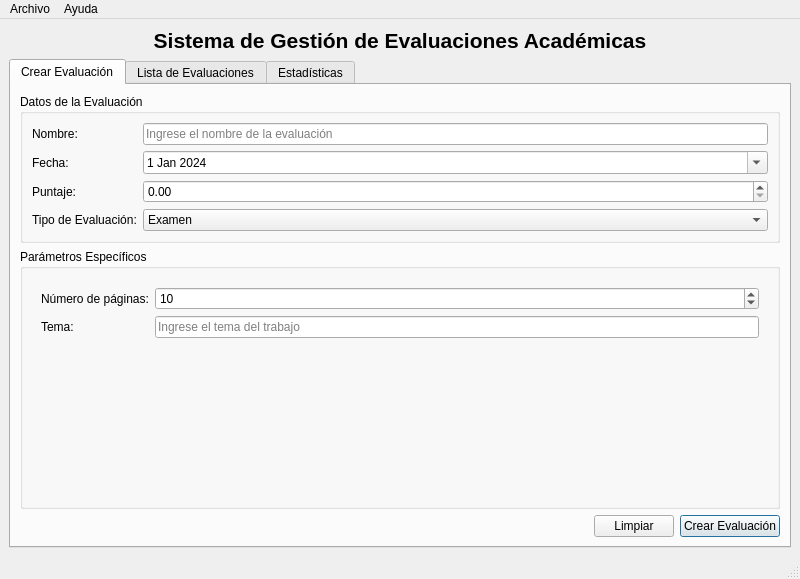
<?xml version="1.0" encoding="UTF-8"?>
<ui version="4.0">
 <class>vntEvaluacion</class>
 <widget class="QMainWindow" name="vntEvaluacion">
  <property name="geometry">
   <rect>
    <x>0</x>
    <y>0</y>
    <width>800</width>
    <height>579</height>
   </rect>
  </property>
  <property name="windowTitle">
   <string>Sistema de Gestión de Evaluaciones</string>
  </property>
  <widget class="QWidget" name="centralwidget">
   <layout class="QVBoxLayout" name="verticalLayout_main">
    <item>
     <widget class="QLabel" name="lblTitulo">
      <property name="font">
       <font>
        <pointsize>16</pointsize>
        <bold>true</bold>
       </font>
      </property>
      <property name="text">
       <string>Sistema de Gestión de Evaluaciones Académicas</string>
      </property>
      <property name="alignment">
       <set>Qt::AlignmentFlag::AlignCenter</set>
      </property>
     </widget>
    </item>
    <item>
     <widget class="QTabWidget" name="tabWidget">
      <property name="currentIndex">
       <number>0</number>
      </property>
      <widget class="QWidget" name="tab_crear">
       <attribute name="title">
        <string>Crear Evaluación</string>
       </attribute>
       <layout class="QVBoxLayout" name="verticalLayout_crear">
        <item>
         <widget class="QGroupBox" name="groupBox_datos">
          <property name="title">
           <string>Datos de la Evaluación</string>
          </property>
          <layout class="QFormLayout" name="formLayout">
           <item row="0" column="0">
            <widget class="QLabel" name="lblNombre">
             <property name="text">
              <string>Nombre:</string>
             </property>
            </widget>
           </item>
           <item row="0" column="1">
            <widget class="QLineEdit" name="txtNombre">
             <property name="placeholderText">
              <string>Ingrese el nombre de la evaluación</string>
             </property>
            </widget>
           </item>
           <item row="1" column="0">
            <widget class="QLabel" name="lblFecha">
             <property name="text">
              <string>Fecha:</string>
             </property>
            </widget>
           </item>
           <item row="1" column="1">
            <widget class="QDateEdit" name="dateEdit_fecha">
             <property name="calendarPopup">
              <bool>true</bool>
             </property>
             <property name="date">
              <date>
               <year>2024</year>
               <month>1</month>
               <day>1</day>
              </date>
             </property>
            </widget>
           </item>
           <item row="2" column="0">
            <widget class="QLabel" name="lblPuntaje">
             <property name="text">
              <string>Puntaje:</string>
             </property>
            </widget>
           </item>
           <item row="2" column="1">
            <widget class="QDoubleSpinBox" name="doubleSpinBox_puntaje">
             <property name="maximum">
              <double>100.000000000000000</double>
             </property>
             <property name="singleStep">
              <double>0.500000000000000</double>
             </property>
            </widget>
           </item>
           <item row="3" column="0">
            <widget class="QLabel" name="lblTipoEvaluacion">
             <property name="text">
              <string>Tipo de Evaluación:</string>
             </property>
            </widget>
           </item>
           <item row="3" column="1">
            <widget class="QComboBox" name="cbTipo">
             <item>
              <property name="text">
               <string>Examen</string>
              </property>
             </item>
             <item>
              <property name="text">
               <string>Trabajo</string>
              </property>
             </item>
             <item>
              <property name="text">
               <string>Presentación</string>
              </property>
             </item>
            </widget>
           </item>
          </layout>
         </widget>
        </item>
        <item>
         <widget class="QGroupBox" name="groupBox_parametros">
          <property name="title">
           <string>Parámetros Específicos</string>
          </property>
          <layout class="QVBoxLayout" name="verticalLayout_parametros">
           <item>
            <widget class="QStackedWidget" name="stackedWidget_parametros">
             <property name="currentIndex">
              <number>1</number>
             </property>
             <widget class="QWidget" name="page_examen">
              <layout class="QFormLayout" name="formLayout_examen">
               <item row="0" column="0">
                <widget class="QLabel" name="lblDuracion">
                 <property name="text">
                  <string>Duración (minutos):</string>
                 </property>
                </widget>
               </item>
               <item row="0" column="1">
                <widget class="QSpinBox" name="spinBox_duracion">
                 <property name="minimum">
                  <number>15</number>
                 </property>
                 <property name="maximum">
                  <number>300</number>
                 </property>
                 <property name="value">
                  <number>120</number>
                 </property>
                </widget>
               </item>
               <item row="1" column="0">
                <widget class="QLabel" name="lblPreguntas">
                 <property name="text">
                  <string>Número de preguntas:</string>
                 </property>
                </widget>
               </item>
               <item row="1" column="1">
                <widget class="QSpinBox" name="spinBox_preguntas">
                 <property name="minimum">
                  <number>1</number>
                 </property>
                 <property name="maximum">
                  <number>100</number>
                 </property>
                 <property name="value">
                  <number>20</number>
                 </property>
                </widget>
               </item>
              </layout>
             </widget>
             <widget class="QWidget" name="page_trabajo">
              <layout class="QFormLayout" name="formLayout_trabajo">
               <item row="0" column="0">
                <widget class="QLabel" name="lblPaginas">
                 <property name="text">
                  <string>Número de páginas:</string>
                 </property>
                </widget>
               </item>
               <item row="0" column="1">
                <widget class="QSpinBox" name="spinBox_paginas">
                 <property name="minimum">
                  <number>1</number>
                 </property>
                 <property name="maximum">
                  <number>100</number>
                 </property>
                 <property name="value">
                  <number>10</number>
                 </property>
                </widget>
               </item>
               <item row="1" column="0">
                <widget class="QLabel" name="label_tema">
                 <property name="text">
                  <string>Tema:</string>
                 </property>
                </widget>
               </item>
               <item row="1" column="1">
                <widget class="QLineEdit" name="txtTema">
                 <property name="placeholderText">
                  <string>Ingrese el tema del trabajo</string>
                 </property>
                </widget>
               </item>
              </layout>
             </widget>
             <widget class="QWidget" name="page_presentacion">
              <layout class="QFormLayout" name="formLayout_presentacion">
               <item row="0" column="0">
                <widget class="QLabel" name="lblDuracionPres">
                 <property name="text">
                  <string>Duración (minutos):</string>
                 </property>
                </widget>
               </item>
               <item row="0" column="1">
                <widget class="QSpinBox" name="spinBox_duracion_pres">
                 <property name="minimum">
                  <number>5</number>
                 </property>
                 <property name="maximum">
                  <number>60</number>
                 </property>
                 <property name="value">
                  <number>15</number>
                 </property>
                </widget>
               </item>
               <item row="1" column="0">
                <widget class="QLabel" name="lblAudiencia">
                 <property name="text">
                  <string>Tamaño de audiencia:</string>
                 </property>
                </widget>
               </item>
               <item row="1" column="1">
                <widget class="QSpinBox" name="spinBox_audiencia">
                 <property name="minimum">
                  <number>1</number>
                 </property>
                 <property name="maximum">
                  <number>100</number>
                 </property>
                 <property name="value">
                  <number>25</number>
                 </property>
                </widget>
               </item>
              </layout>
             </widget>
            </widget>
           </item>
          </layout>
         </widget>
        </item>
        <item>
         <layout class="QHBoxLayout" name="horizontalLayout_botones_crear">
          <item>
           <spacer name="horizontalSpacer">
            <property name="orientation">
             <enum>Qt::Orientation::Horizontal</enum>
            </property>
            <property name="sizeHint" stdset="0">
             <size>
              <width>40</width>
              <height>20</height>
             </size>
            </property>
           </spacer>
          </item>
          <item>
           <widget class="QPushButton" name="btnLimpiar">
            <property name="text">
             <string>Limpiar</string>
            </property>
           </widget>
          </item>
          <item>
           <widget class="QPushButton" name="btnCrear">
            <property name="text">
             <string>Crear Evaluación</string>
            </property>
            <property name="default">
             <bool>true</bool>
            </property>
           </widget>
          </item>
         </layout>
        </item>
       </layout>
      </widget>
      <widget class="QWidget" name="tab_lista">
       <attribute name="title">
        <string>Lista de Evaluaciones</string>
       </attribute>
       <layout class="QVBoxLayout" name="verticalLayout_lista">
        <item>
         <layout class="QHBoxLayout" name="horizontalLayout_filtros">
          <item>
           <widget class="QLabel" name="lblFiltro">
            <property name="text">
             <string>Filtrar por tipo:</string>
            </property>
           </widget>
          </item>
          <item>
           <widget class="QComboBox" name="cbFiltro">
            <item>
             <property name="text">
              <string>Todos</string>
             </property>
            </item>
            <item>
             <property name="text">
              <string>Examen</string>
             </property>
            </item>
            <item>
             <property name="text">
              <string>Trabajo</string>
             </property>
            </item>
            <item>
             <property name="text">
              <string>Presentación</string>
             </property>
            </item>
           </widget>
          </item>
          <item>
           <spacer name="horizontalSpacer_2">
            <property name="orientation">
             <enum>Qt::Orientation::Horizontal</enum>
            </property>
            <property name="sizeHint" stdset="0">
             <size>
              <width>40</width>
              <height>20</height>
             </size>
            </property>
           </spacer>
          </item>
          <item>
           <widget class="QPushButton" name="btnActualizar">
            <property name="text">
             <string>Actualizar</string>
            </property>
           </widget>
          </item>
         </layout>
        </item>
        <item>
         <widget class="QTableWidget" name="tableWidget_evaluaciones">
          <property name="alternatingRowColors">
           <bool>true</bool>
          </property>
          <property name="selectionBehavior">
           <enum>QAbstractItemView::SelectionBehavior::SelectRows</enum>
          </property>
          <property name="sortingEnabled">
           <bool>true</bool>
          </property>
          <column>
           <property name="text">
            <string>Nombre</string>
           </property>
          </column>
          <column>
           <property name="text">
            <string>Tipo</string>
           </property>
          </column>
          <column>
           <property name="text">
            <string>Fecha</string>
           </property>
          </column>
          <column>
           <property name="text">
            <string>Puntaje</string>
           </property>
          </column>
          <column>
           <property name="text">
            <string>Nota Calculada</string>
           </property>
          </column>
         </widget>
        </item>
        <item>
         <layout class="QHBoxLayout" name="horizontalLayout_botones_lista">
          <item>
           <widget class="QPushButton" name="btnVerDetalle">
            <property name="text">
             <string>Ver Detalle</string>
            </property>
           </widget>
          </item>
          <item>
           <widget class="QPushButton" name="btnEditar">
            <property name="text">
             <string>Editar</string>
            </property>
           </widget>
          </item>
          <item>
           <widget class="QPushButton" name="btnEliminar">
            <property name="text">
             <string>Eliminar</string>
            </property>
           </widget>
          </item>
          <item>
           <spacer name="horizontalSpacer_3">
            <property name="orientation">
             <enum>Qt::Orientation::Horizontal</enum>
            </property>
            <property name="sizeHint" stdset="0">
             <size>
              <width>40</width>
              <height>20</height>
             </size>
            </property>
           </spacer>
          </item>
         </layout>
        </item>
       </layout>
      </widget>
      <widget class="QWidget" name="tab_estadisticas">
       <attribute name="title">
        <string>Estadísticas</string>
       </attribute>
       <layout class="QVBoxLayout" name="verticalLayout_estadisticas">
        <item>
         <widget class="QGroupBox" name="groupBox_resumen">
          <property name="title">
           <string>Resumen General</string>
          </property>
          <layout class="QGridLayout" name="gridLayout_resumen">
           <item row="0" column="0">
            <widget class="QLabel" name="lblTotalEval">
             <property name="text">
              <string>Total de Evaluaciones:</string>
             </property>
            </widget>
           </item>
           <item row="0" column="1">
            <widget class="QLabel" name="lblTotalNumero">
             <property name="font">
              <font>
               <bold>true</bold>
              </font>
             </property>
             <property name="text">
              <string>0</string>
             </property>
            </widget>
           </item>
           <item row="1" column="0">
            <widget class="QLabel" name="lblPromedio">
             <property name="text">
              <string>Promedio General:</string>
             </property>
            </widget>
           </item>
           <item row="1" column="1">
            <widget class="QLabel" name="lblPromedioNumero">
             <property name="font">
              <font>
               <bold>true</bold>
              </font>
             </property>
             <property name="text">
              <string>0.0</string>
             </property>
            </widget>
           </item>
           <item row="2" column="0">
            <widget class="QLabel" name="lblMejor">
             <property name="text">
              <string>Mejor Evaluación:</string>
             </property>
            </widget>
           </item>
           <item row="2" column="1">
            <widget class="QLabel" name="lblMejorNombre">
             <property name="font">
              <font>
               <bold>true</bold>
              </font>
             </property>
             <property name="text">
              <string>N/A</string>
             </property>
            </widget>
           </item>
          </layout>
         </widget>
        </item>
        <item>
         <widget class="QGroupBox" name="groupBox_por_tipo">
          <property name="title">
           <string>Estadísticas por Tipo</string>
          </property>
          <layout class="QVBoxLayout" name="verticalLayout_tipos">
           <item>
            <widget class="QTextEdit" name="textEdit_estadisticas">
             <property name="readOnly">
              <bool>true</bool>
             </property>
             <property name="html">
              <string>&lt;!DOCTYPE HTML PUBLIC &quot;-//W3C//DTD HTML 4.0//EN&quot; &quot;http://www.w3.org/TR/REC-html40/strict.dtd&quot;&gt;
&lt;html&gt;&lt;head&gt;&lt;meta name=&quot;qrichtext&quot; content=&quot;1&quot; /&gt;&lt;meta charset=&quot;utf-8&quot; /&gt;&lt;style type=&quot;text/css&quot;&gt;
p, li { white-space: pre-wrap; }
hr { height: 1px; border-width: 0; }
li.unchecked::marker { content: &quot;\2610&quot;; }
li.checked::marker { content: &quot;\2612&quot;; }
&lt;/style&gt;&lt;/head&gt;&lt;body style=&quot; font-family:'Segoe UI'; font-size:9pt; font-weight:400; font-style:normal;&quot;&gt;
&lt;p style=&quot; margin-top:0px; margin-bottom:0px; margin-left:0px; margin-right:0px; -qt-block-indent:0; text-indent:0px;&quot;&gt;&lt;span style=&quot; font-family:'MS Shell Dlg 2'; font-size:8pt;&quot;&gt;No hay evaluaciones registradas aún.&lt;/span&gt;&lt;/p&gt;&lt;/body&gt;&lt;/html&gt;</string>
             </property>
            </widget>
           </item>
          </layout>
         </widget>
        </item>
        <item>
         <spacer name="verticalSpacer">
          <property name="orientation">
           <enum>Qt::Orientation::Vertical</enum>
          </property>
          <property name="sizeHint" stdset="0">
           <size>
            <width>20</width>
            <height>40</height>
           </size>
          </property>
         </spacer>
        </item>
       </layout>
      </widget>
     </widget>
    </item>
   </layout>
  </widget>
  <widget class="QMenuBar" name="menubar">
   <property name="geometry">
    <rect>
     <x>0</x>
     <y>0</y>
     <width>800</width>
     <height>33</height>
    </rect>
   </property>
   <widget class="QMenu" name="menuArchivo">
    <property name="title">
     <string>Archivo</string>
    </property>
    <addaction name="actionNuevo"/>
    <addaction name="actionAbrir"/>
    <addaction name="actionGuardar"/>
    <addaction name="separator"/>
    <addaction name="actionSalir"/>
   </widget>
   <widget class="QMenu" name="menuAyuda">
    <property name="title">
     <string>Ayuda</string>
    </property>
    <addaction name="actionAcerca_de"/>
   </widget>
   <addaction name="menuArchivo"/>
   <addaction name="menuAyuda"/>
  </widget>
  <widget class="QStatusBar" name="statusbar"/>
  <action name="actionNuevo">
   <property name="text">
    <string>Nuevo</string>
   </property>
   <property name="shortcut">
    <string>Ctrl+N</string>
   </property>
  </action>
  <action name="actionAbrir">
   <property name="text">
    <string>Abrir</string>
   </property>
   <property name="shortcut">
    <string>Ctrl+O</string>
   </property>
  </action>
  <action name="actionGuardar">
   <property name="text">
    <string>Guardar</string>
   </property>
   <property name="shortcut">
    <string>Ctrl+S</string>
   </property>
  </action>
  <action name="actionSalir">
   <property name="text">
    <string>Salir</string>
   </property>
   <property name="shortcut">
    <string>Ctrl+Q</string>
   </property>
  </action>
  <action name="actionAcerca_de">
   <property name="text">
    <string>Acerca de</string>
   </property>
  </action>
 </widget>
 <resources/>
 <connections>
  <connection>
   <sender>cbTipo</sender>
   <signal>currentIndexChanged(int)</signal>
   <receiver>stackedWidget_parametros</receiver>
   <slot>setCurrentIndex(int)</slot>
   <hints>
    <hint type="sourcelabel">
     <x>400</x>
     <y>150</y>
    </hint>
    <hint type="destinationlabel">
     <x>400</x>
     <y>250</y>
    </hint>
   </hints>
  </connection>
 </connections>
</ui>
